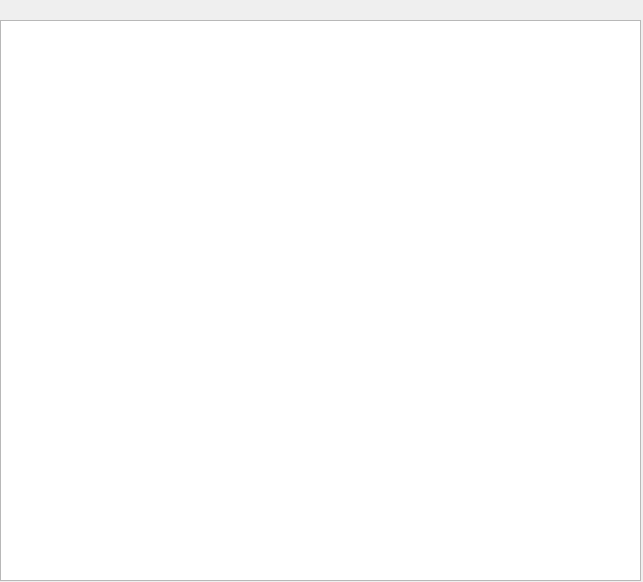
<ui version="4.0" >
 <class>Form</class>
 <widget class="QWidget" name="Form" >
  <property name="geometry" >
   <rect>
    <x>0</x>
    <y>0</y>
    <width>643</width>
    <height>582</height>
   </rect>
  </property>
  <property name="windowTitle" >
   <string>Form</string>
  </property>
  <widget class="QTableWidget" name="tableWidget" >
   <property name="geometry" >
    <rect>
     <x>0</x>
     <y>20</y>
     <width>641</width>
     <height>561</height>
    </rect>
   </property>
  </widget>
 </widget>
 <resources/>
 <connections/>
</ui>
